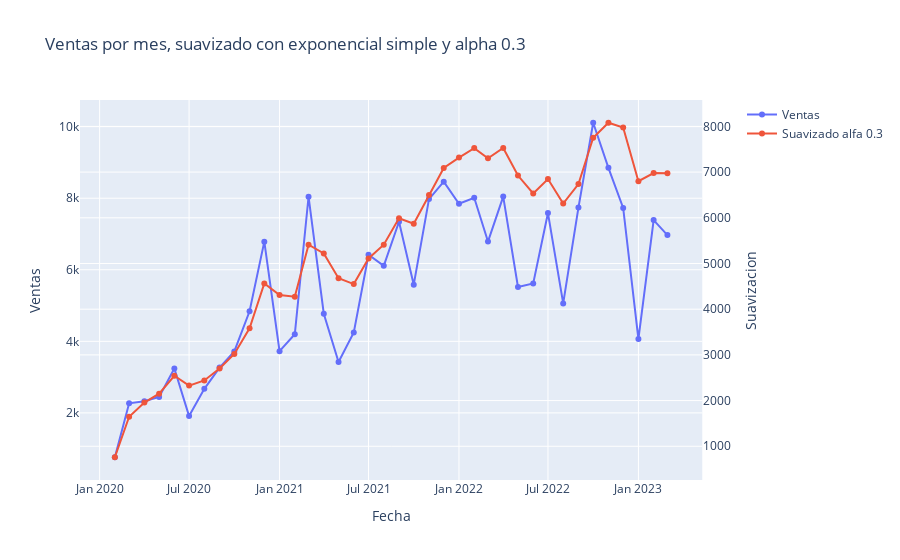

Notebook code cell kept with this figure:
### Code cell
# logaritmica
# exponencial simple
# raiz cuadrada
# None

cod_pdto = 59572

df_SQL = bd_total[bd_total["Codigo producto"] == cod_pdto].reset_index().drop(["Codigo producto", "index"], axis= 1)
df_SQL = suavizacion(bd= df_SQL, alpha= 0.3, tipo_suavizacion= "exponencial simple")
